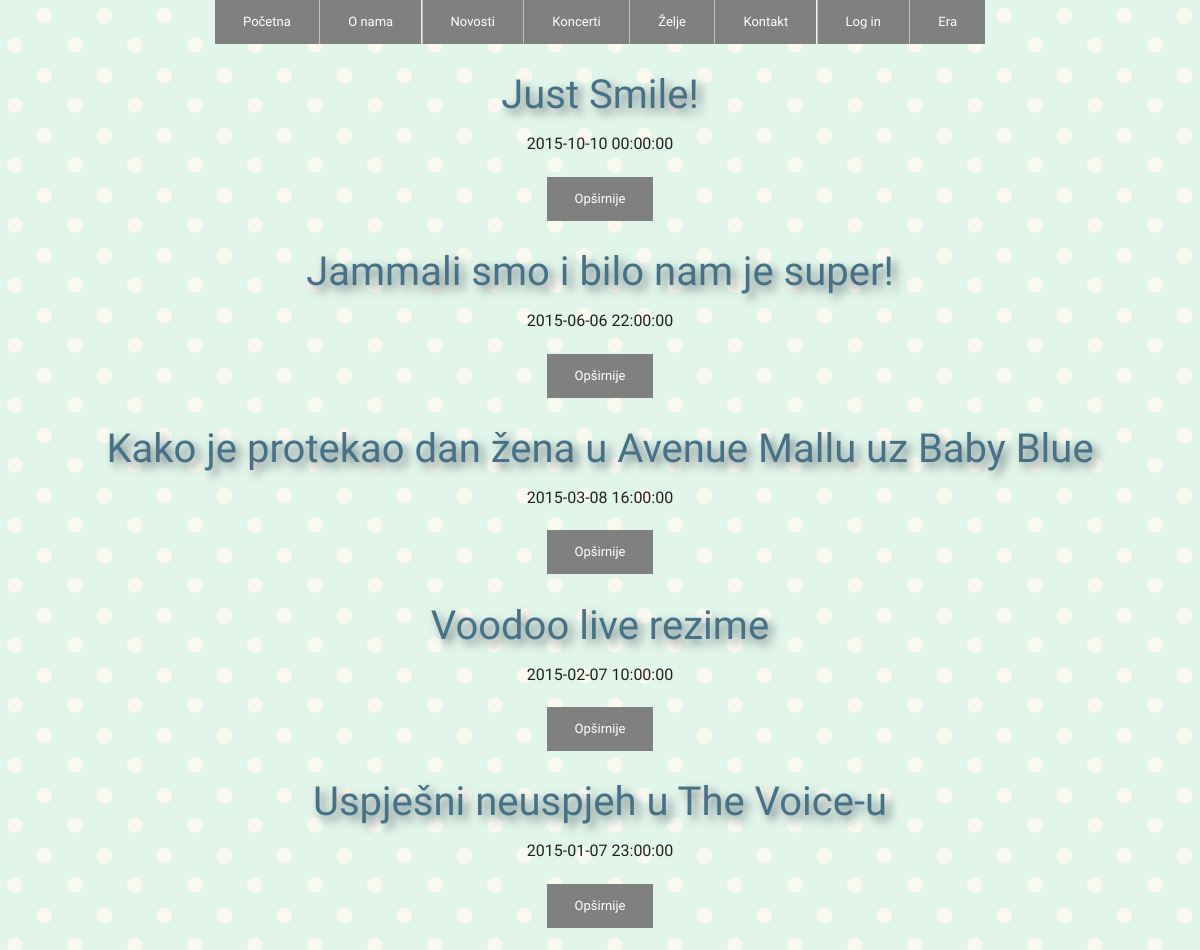
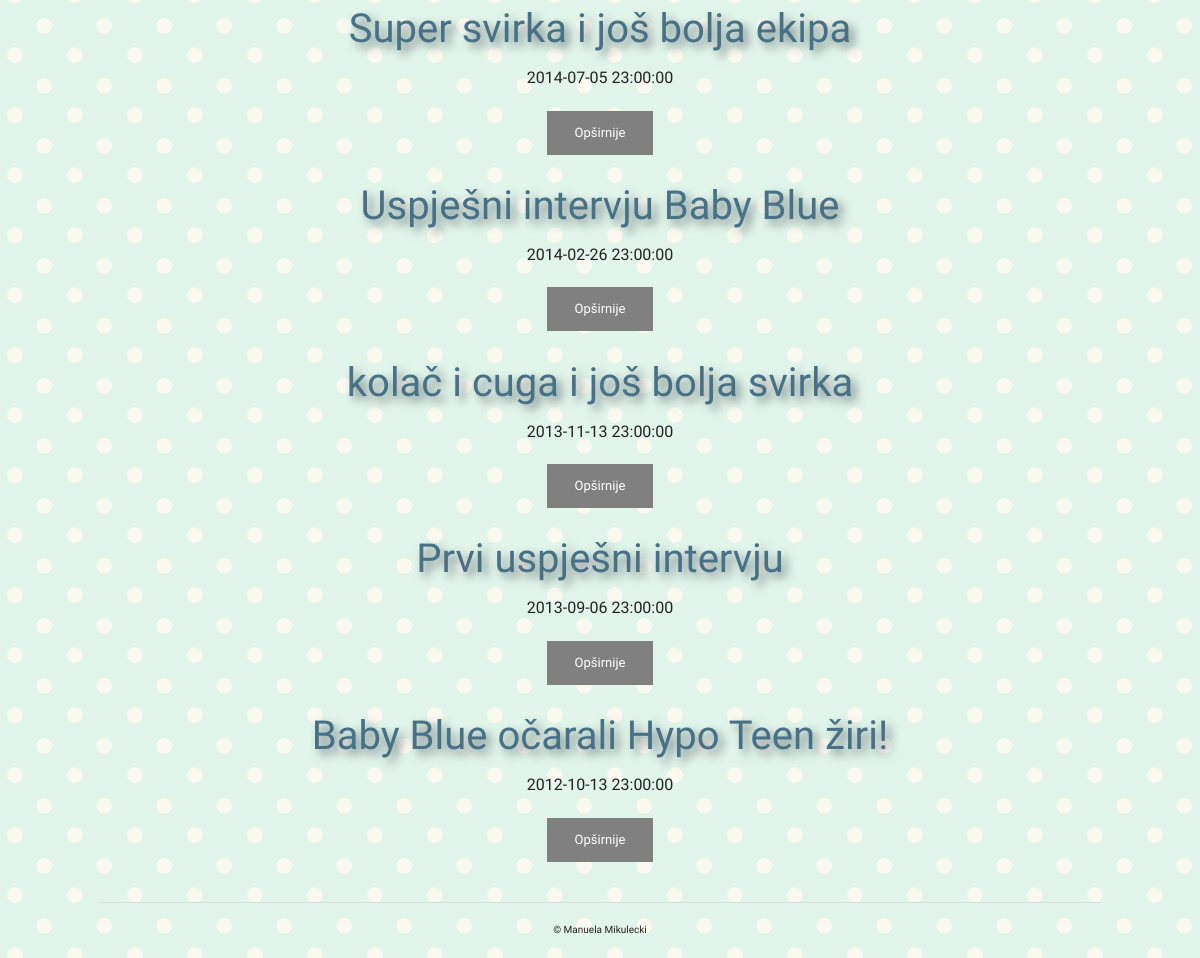
/koncerti.php, run on the app's committed database (2 pictures, top to bottom).
### tables this page shows
create table koncert(
sifra int not null primary key auto_increment,
naziv varchar (200) not null,
datum datetime not null,
mjesto varchar (50) not null,
opis varchar (5000) not null,
operater int);

### koncerti.php (the view, shortened to what this page needs)
<?php include_once 'head.php'; ?>
<body>
<?php include_once 'zaglavlje.php'; ?>
<div class="row">
  <?php
      $izraz = $veza -> prepare("select * from koncert order by datum desc"
        );
      $izraz -> execute();
      $rezultati = $izraz -> fetchAll(PDO::FETCH_OBJ);
      foreach ($rezultati as $r):
      ?>
  <div class="large-12 columns">
   <div class="sve">
<h4 class="sjena"><?php echo $r->naziv; ?></h4>
  <p><?php echo $r->datum; ?></p>
  <a href="opsirnijekoncerti.php?sifra=<?php echo $r->sifra ?>" class="small button"> Opširnije </a>
</div>
</div>
<?php endforeach; ?>
</div>
<?php include_once 'podnozje.php'; ?>
</body>
</html>

### head.php (shortened to what this page needs)
<!doctype html>
<html class="no-js" lang="en" data-useragent="Mozilla/5.0 (compatible; MSIE 10.0; Windows NT 6.2; Trident/6.0)">
<head>
<link rel="stylesheet" href="css/normalize.css"/>
<link rel="stylesheet" href="css/foundation.min.css"/>
<link rel="stylesheet" href="css/stil1.css"/>
</head>

### zaglavlje.php (shortened to what this page needs)
<div class="row">
	<div class="large-12 columns hide-for-small ">
		<div class="nav-bar">
			<ul class="button-group">
				<li><a href="index.php" class="button small">Početna</a></li>
				<li><a href="onama.php" class="button small">O nama</a></li>
				<li><a href="novosti.php" class="button small">Novosti</a></li>
				<li><a href="koncerti.php" class="button small">Koncerti</a></li>
				<li><a href="zelje.php" class="button small">Želje</a></li>
				<li><a href="kontakt.php" class="button small">Kontakt</a></li>
<?php
          if(!isset($_SESSION["autoriziran"])): ?>
<li><a href="login.php" class="button small">Log in</a></li>
<?php else: ?>
          <a href="odjava.php"><input class="button small" type="submit" value="Odjavi se" />  </a>
          <?php endif; ?>
				<li><a href="era.php" class="button small">Era</a></li>
			</ul>
		</div>
	</div>
<div>

### podnozje.php (shortened to what this page needs)
<hr />
<p class="copi"> &copy; Manuela Mikulecki </p>

### css/stil1.css (style rules this page uses)
body { background-image: url('../pozadina1.png'); }
.button { color: white; background-color: grey; font-family: 'PT Sans Narrow', sans-serif; }
.nav-bar { text-align: center; }
.copi { font-size: 10px; text-align: center; }
h4 { font-family: 'Open Sans Condensed', sans-serif; font-size: 40px; color:#477187; }
p { font-family: 'PT Sans Narrow', sans-serif; }
.sve { text-align: center; }
.sjena { text-shadow:5px 5px 10px #6C7B7F; }

### data on the page
koncert: naziv "Just Smile!", datum "2015-10-10 00:00:00"
koncert: naziv "Jammali smo i bilo nam je super!", datum "2015-06-06 22:00:00"
koncert: naziv "Kako je protekao dan žena u Avenue Mallu uz Baby Blue", datum "2015-03-08 16:00:00"
koncert: naziv "Voodoo live rezime", datum "2015-02-07 10:00:00"
koncert: naziv "Uspješni neuspjeh u The Voice-u", datum "2015-01-07 23:00:00"
koncert: naziv "Super svirka i još bolja ekipa", datum "2014-07-05 23:00:00"
koncert: naziv "Uspješni intervju Baby Blue", datum "2014-02-26 23:00:00"
koncert: naziv "kolač i cuga i još bolja svirka", datum "2013-11-13 23:00:00"
koncert: naziv "Prvi uspješni intervju", datum "2013-09-06 23:00:00"
koncert: naziv "Baby Blue očarali Hypo Teen žiri!", datum "2012-10-13 23:00:00"
